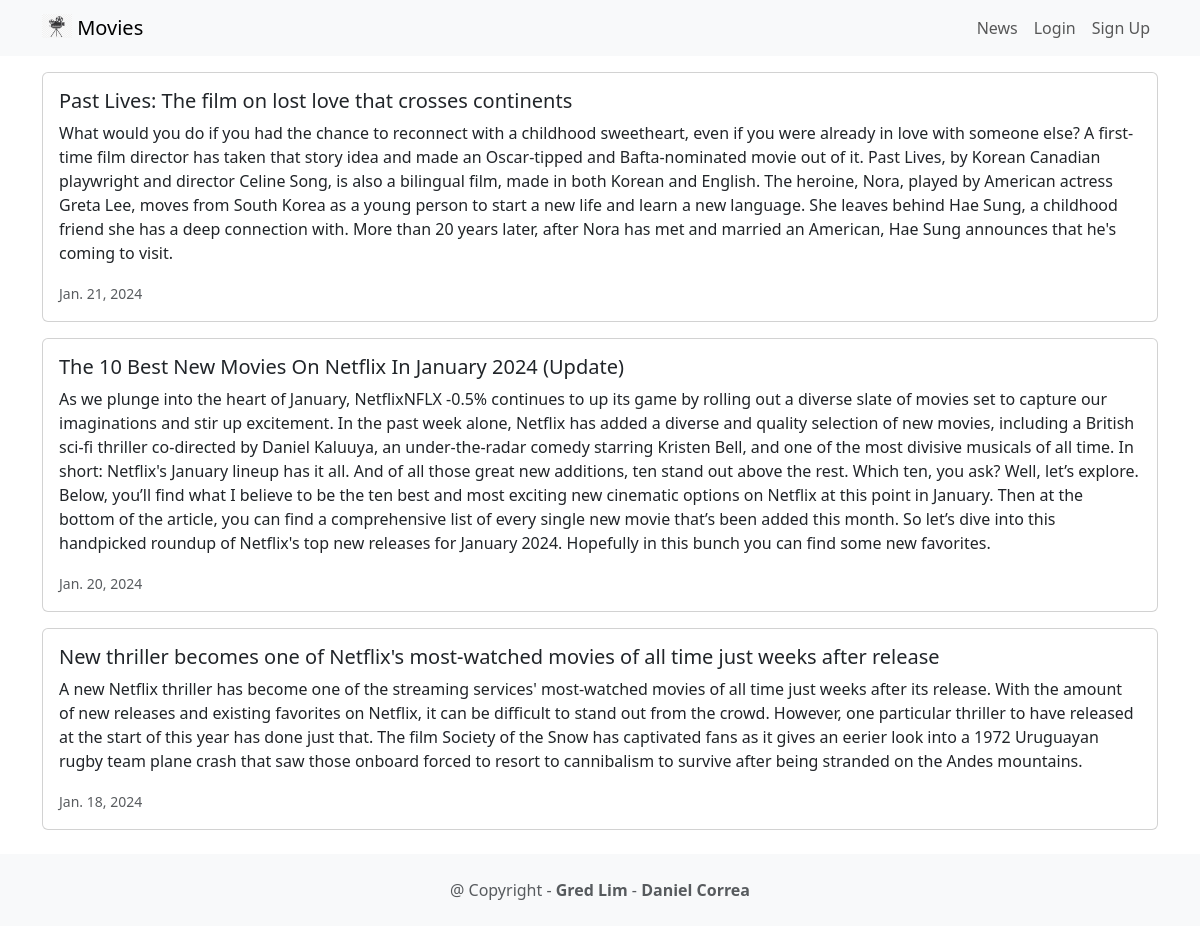
Page /news/ on the committed database.
### news/models.py (models this page shows, shortened)
class News(models.Model):
    headline = models.CharField(max_length=200)
    body = models.TextField()
    date = models.DateField()

### news/views.py (the view)
# urls.py: path('news/', include('news.urls')),
def news(request):
    newss = News.objects.all()
    return render(request, 'news.html', {'newss': newss})

### news/templates/news.html (shortened to what this page needs)
<!DOCTYPE html>
<html>
  <head>
    <link
    href="https://cdn.jsdelivr.net/npm/bootstrap@5.3.2/dist/css/bootstrap.min.css"
    rel="stylesheet"
>
  </head>
  <body>
    {% extends 'base.html' %}
    {% block content %}
      {% for news in newss %}
      <div class="card mb-3">
        <div class="row g-0">
          <div>
            <div class="card-body">
              <h5 class="card-title">{{ news.headline }}</h5>
              <p class="card-text">{{ news.body }}</p>
              <p class="card-text"><small
                class="text-muted">
                {{ news.date }}
              </small></p>
            </div>
          </div>
        </div>
      </div>
      {% endfor %}
    {% endblock content %}

### rows in the picture
News: headline "Past Lives: The film on lost love that crosses continents", body "What would you do if you had the chance to reconnect with a childhood sweetheart, even if you were already in love with someone else? A first-time film director has taken that story idea and made an Oscar-tipped and Bafta-nominated movie out of it. Past Lives, by Korean Canadian playwright and director Celine Song, is also a bilingual film, made in both Korean and English. The heroine, Nora, played by American actress Greta Lee, moves from South Korea as a young person to start a new life and learn a new language. She leaves behind Hae Sung, a childhood friend she has a deep connection with. More than 20 years later, after Nora has met and married an American, Hae Sung announces that he's…", date "Jan. 21, 2024"
News: headline "The 10 Best New Movies On Netflix In January 2024 (Update)", body "As we plunge into the heart of January, NetflixNFLX -0.5% continues to up its game by rolling out a diverse slate of movies set to capture our imaginations and stir up excitement. In the past week alone, Netflix has added a diverse and quality selection of new movies, including a British sci-fi thriller co-directed by Daniel Kaluuya, an under-the-radar comedy starring Kristen Bell, and one of the most divisive musicals of all time. In short: Netflix's January lineup has it all. And of all those great new additions, ten stand out above the rest. Which ten, you ask? Well, let’s explore. Below, you’ll find what I believe to be the ten best and most exciting new cinematic options on Netflix at…", date "Jan. 20, 2024"
News: headline "New thriller becomes one of Netflix's most-watched movies of all time just weeks after release", body "A new Netflix thriller has become one of the streaming services' most-watched movies of all time just weeks after its release. With the amount of new releases and existing favorites on Netflix, it can be difficult to stand out from the crowd. However, one particular thriller to have released at the start of this year has done just that. The film Society of the Snow has captivated fans as it gives an eerier look into a 1972 Uruguayan rugby team plane crash that saw those onboard forced to resort to cannibalism to survive after being stranded on the Andes mountains.", date "Jan. 18, 2024"
